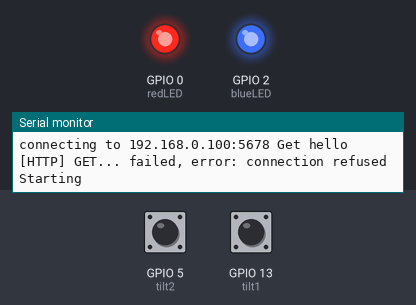
The sketch below on a simulated ESP8266 (NodeMCU). Shown: output pins drawn as LEDs (lit = HIGH), the last lines printed to the serial monitor. Inputs (shaded band) come from the test bench; at power-on: GPIO 5 (tilt2) HIGH, GPIO 13 (tilt1) HIGH. WiFi joins after 1.5 s; servers stay silent unless stated.

Above: at 3.9 s.
4.0 s: GPIO 5 (tilt2) pulsed LOW 2 times (0.12 s each, 0.3 s apart)
At 5.3 s:
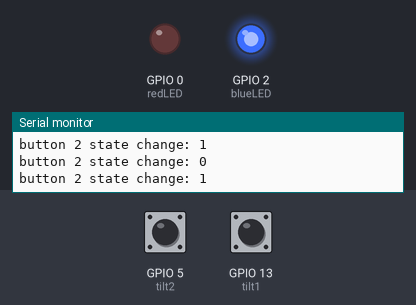
6.1 s: GPIO 5 (tilt2) driven LOW
At 7.1 s:
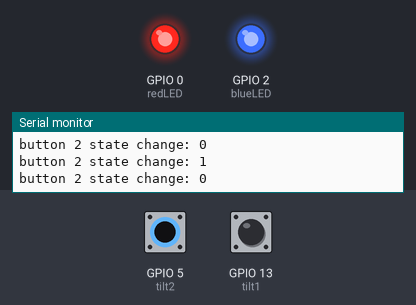
7.6 s: GPIO 5 (tilt2) driven HIGH
At 8.2 s:
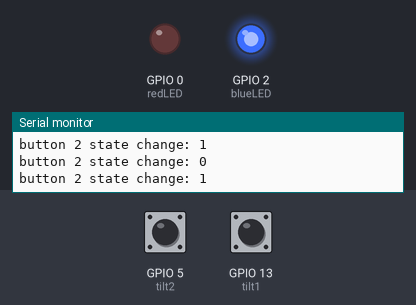
9.1 s: GPIO 13 (tilt1) pulsed LOW 5 times (0.12 s each, 0.3 s apart)
At 11.1 s:
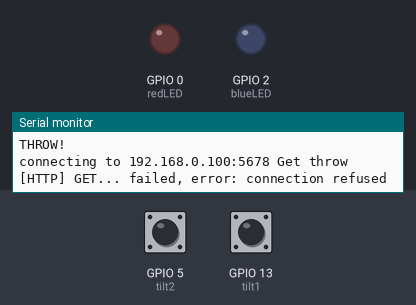
Timing chart, 0 to 12.6 s (numbered marks = the images above; inputs shaded):
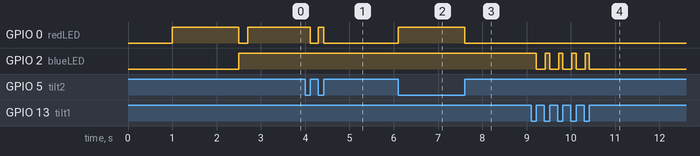

The sketch:

esp8266_tilt_throw.ino
```cpp
/*
  Demonstration of how to use an ESP8266 as a wireless controller for a Unity game

  Using Adafruit Huzzah esp8266 breakout.  It connects over wifi to a REST service running on
  a computer, which then sends commands to a Unity app on a phone via websockets.

 From Adafruit data sheet:
 This breakout has 9 GPIO:
  #0, #2, #4, #5, #12, #13, #14, #15, #16 all GPIO are 3.3V logic level in and out
GPIO #0, does not have an internal pullup, is connected to  mini tactile switch and red LED. This pin is used by the ESP8266 to determine when to boot into the bootloader. If the pin is held low during power-up it will start bootloading! That said, you can always use it as an output, and blink the red LED.
GPIO #2, is also used to detect boot-mode. It also is connected to the blue LED that is near the WiFi antenna. It has a pullup resistor connected to it, and you can use it as any output (like #0) and blink the blue LED.
GPIO #15, is also used to detect boot-mode. It has a pulldown resistor connected to it, make sure this pin isn't pulled high on startup. You can always just use it as an output
GPIO #16 can be used to wake up out of deep-sleep mode, you'll need to connect it to the RESET pin

  Circuit:
  For this demo, we'll just use two tilt sensors.  When they are activated in quick succession, we'll
  send a "throw" command.

  Tilt1 is connected between pin13 and GND
  Tilt2 is connected between pin5 and GND

  NOTE: If using the NodeMCU devkit board, the pins on the board are different from the "arduino" pin numbers:
  NodeMCU has weird pin mapping.
Pin numbers written on the board itself do not correspond to ESP8266 GPIO pin numbers. We have constants defined to make using this board easier:

static const uint8_t D0   = 16;
static const uint8_t D1   = 5;
static const uint8_t D2   = 4;
static const uint8_t D3   = 0;
static const uint8_t D4   = 2;
static const uint8_t D5   = 14;
static const uint8_t D6   = 12;
static const uint8_t D7   = 13;
static const uint8_t D8   = 15;
static const uint8_t D9   = 3;
static const uint8_t D10  = 1;
(from: https://github.com/esp8266/Arduino/issues/584)
(see also: https://github.com/nodemcu/nodemcu-devkit-v1.0)

created 12 Jun 2016
by David Gochfeld

*/
#include <ESP8266WiFi.h>
#include <ESP8266WiFiMulti.h>

#include <ESP8266HTTPClient.h>

#define USE_SERIAL Serial

// Wifi network
const char* ssid     = "dagoch";
const char* password = "mydevwifi";

// this is ip address and port of the node server running on my laptop
const char* host = "192.168.0.100"; // using my router
const int httpPort = 5678;

const String moveCmd = "move";
const String stopCmd = "stop";
const String throwCmd = "throw";
const String forwardCmd = "forward";
const String helloCmd = "hello";

const int tilt1 = 13;
const int tilt2 = 5;

const int redLED = 0; // on Adafruit Huzzah esp8266

const int blueLED = 2; // on Adafruit Huzzah esp8266

long tilt1OnTime;
long tilt2OnTime;

// This is how we communicate with the server
void runCurl(String cmd) {
   Serial.print("connecting to ");
  Serial.print(host);
    Serial.print(":");
    Serial.print(httpPort);
    Serial.print(" Get ");
    Serial.println(cmd);
    String request = "/"+cmd;

  // Use httpclient class
  HTTPClient http;
  http.begin(host, httpPort, request);

  // Serial.println("Calling Get");
          int httpCode = http.GET();
        if(httpCode>0) {
            // HTTP header has been sent and Server response header has been handled
            USE_SERIAL.printf("[HTTP] GET... code: %d\n", httpCode);

            // file found at server
            if(httpCode == 200) {
                String payload = http.getString();
            }
        } else {
            USE_SERIAL.printf("[HTTP] GET... failed, error: %s\n", http.errorToString(httpCode).c_str());
        }
}


// Holds the current button state.
volatile int state1;
volatile int laststate1;
volatile int state2;
volatile int laststate2;


// Holds the last time debounce was evaluated (in millis).
volatile long lastDebounceTime1 = 0;
volatile long lastDebounceTime2 = 0;

// The delay threshold for debounce checking.
const int debounceDelay = 100;

// Gets called by the interrupt.
void onChange1() {
  // Get the pin reading.
  int reading = digitalRead(tilt1);

  // Ignore dupe readings.
  if(reading == state1) return;

  boolean debounce = false;

  // Check to see if the change is within a debounce delay threshold.
  if((millis() - lastDebounceTime1) <= debounceDelay) {
    debounce = true;
  }

  // This update to the last debounce check is necessary regardless of debounce state.
  lastDebounceTime1 = millis();

  // Ignore reads within a debounce delay threshold.
  if(debounce) return;

  // All is good, persist the reading as the state.
  laststate1 = state1;
  state1 = reading;
  if (state1 == 1) {
    tilt1OnTime =lastDebounceTime1;
  }

}

// Gets called by the interrupt.
void onChange2() {
  // Get the pin reading.
  int reading = digitalRead(tilt2);

  // Ignore dupe readings.
  if(reading == state2) return;

  boolean debounce = false;

  // Check to see if the change is within a debounce delay threshold.
  if((millis() - lastDebounceTime2) <= debounceDelay) {
    debounce = true;
  }

  // This update to the last debounce check is necessary regardless of debounce state.
  lastDebounceTime2 = millis();

  // Ignore reads within a debounce delay threshold.
  if(debounce) return;

  // All is good, persist the reading as the state.
  laststate2 = state2;
  state2 = reading;

  if (state2 == 1) {
    tilt2OnTime =lastDebounceTime2;
  }

}


void setup() {
    Serial.begin(115200);
     delay(1000);

    pinMode(blueLED, OUTPUT);
  digitalWrite(blueLED, LOW);

  // Use LED to Indicate that we're connecting to wifi
  pinMode(redLED, OUTPUT);
    digitalWrite(redLED, HIGH);

     // We start by connecting to a WiFi network

  Serial.println();
  Serial.println();
  Serial.print("Connecting to ");
  Serial.println(ssid);
  Serial.print("WiFi Status = ");
  Serial.println(WiFi.status());

  WiFi.begin(ssid, password);

  // Configure the pin mode as an input.
  pinMode(tilt1, INPUT_PULLUP);
    pinMode(tilt2, INPUT_PULLUP);


    // Are we connected yet?
  while (WiFi.status() != WL_CONNECTED) {
    delay(500);
    Serial.print(".");
  }

  Serial.println("");
  Serial.println("WiFi connected");
    Serial.print("WiFi Status = ");
  Serial.println(WiFi.status());
  Serial.println("IP address: ");
  Serial.println(WiFi.localIP());

  digitalWrite(redLED, LOW);
digitalWrite(blueLED, HIGH);

    // run various example processes
  runCurl(helloCmd);

    // Attach an interrupt to the pin, assign the onChange function as a handler and trigger on changes (LOW or HIGH).
    attachInterrupt(tilt1, onChange1, CHANGE);
    attachInterrupt(tilt2, onChange2, CHANGE);


  Serial.println();
  Serial.println("Starting");
    Serial.println();

    tilt1OnTime = 0;
        tilt2OnTime = 0;
}


void loop() {
  // Main part of your loop code.
    digitalWrite(blueLED, !state1);
    digitalWrite(redLED, !state2);

  if (laststate1 != state1) { // switch state has changed

    // Work with the value now.
    Serial.println("button 1 state change: " + String(state1));
    laststate1 = state1;


  }
    if (laststate2 != state2) { // switch state has changed

    // Work with the value now.
    Serial.println("button 2 state change: " + String(state2));
    laststate2 = state2;


  }
    if ((millis() - tilt1OnTime < 500) && state2) {
     Serial.println("THROW!");
     tilt1OnTime = 0;
     runCurl(throwCmd);
  }
}
```

Measured:
- after the input at 4.0 s, GPIO 0 (redLED): HIGH → LOW after 0.12 s, → HIGH 0.18 s later, → LOW 0.12 s later
- after the input at 6.1 s, GPIO 0 (redLED): LOW → HIGH at once
- after the input at 7.6 s, GPIO 0 (redLED): HIGH → LOW at once
- after the input at 9.1 s, GPIO 2 (blueLED): alternates HIGH for 0.10 s and LOW for 0.20 s, 9 changes in all, then stays LOW, starting after 0.12 s
